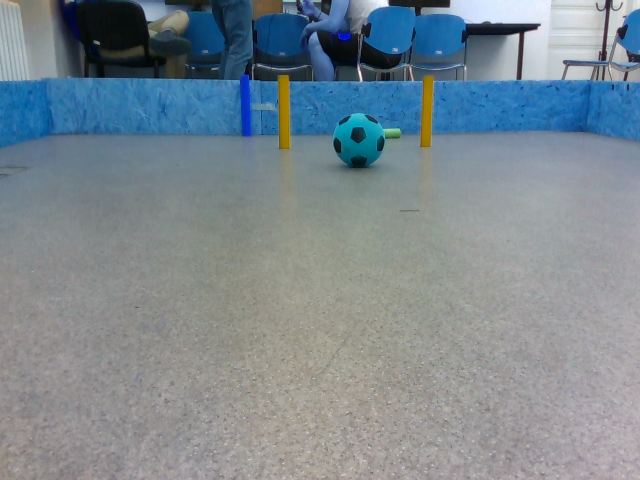
#> input picture robolab_turtlebot/obr.png, 640 x 480 px, found by its file name
$ python tube_seg.py
#> lines starting #> are read from the running program, lines starting #| are printed output that depends on the picture; after the words box and inside, x2 and y2 are one past the last pixel; in counts of white or black regions, pixels touching at a corner belong together
### image_seg.py
## File with funcitons used for image segmentation
import cv2
import numpy as np

# color table [lower,higher] boundary for bright and dark conditions
color_table_bright = {
    "green" : [
        np.array([35, 80, 80]),
        np.array([85, 255, 255])
        ],
    "blue" : [
        np.array([78, 130, 80]),
        np.array([138, 255, 255])],
    "red" : [
        np.array([0, 100, 100]),
        np.array([8, 255, 255]),
        np.array([172,100,100]),
        np.array([179,255,255])
        ],
}

color_table_dark = {
    "green" : [
        np.array([35, 50, 50]),
        np.array([85, 255, 255])
        ],
    "blue" : [
        np.array([78, 130, 50]),
        np.array([138, 255, 255])
        ],
    "red" : [
        np.array([0, 80, 65]),
        np.array([8, 255, 255]),
        np.array([172,80,65]),
        np.array([179,255,255])
        ],
}


def get_overall_bright(hsv):
    """
    function returns overall brigthnes of image
    from HSV color space
    """
    # add up all the pixel values in V channel
    value = np.sum(hsv[:,:, 2])
    # multiply height and width
    pxl = hsv.shape[0] * hsv.shape[1]
    average_value = round(value/pxl,3)
    return average_value

# [10 lines left out: function gamma_correction, not called in this run]


def clear_mask(mask, r, c, x_len, y_len):
    """
    clearing mask
    should only be called if the item should not be segmented
    """
    for i in range(y_len):
        for j in range(x_len):
            mask[r + i][c + j] = 0

def is_tube(hg, wd):
    """
    bool value
    returns true if it is tube, else it returns false
    based on width and length parameters
    """
    return  min(hg, wd) != 0 \
            and (hg/wd > 3 and hg/wd < 8)


def check_prop_circle(x_len, y_len):
    """
    checks if the item is circle shaped based on width and length
    return true if it is NOT
    """
    return max(x_len,y_len)/min(x_len,y_len) > 2

# [7 lines left out: function check_rect_circ, not called in this run]

def masking_img(img, color, bright):
    """
    Function for masking the image based on color
    It makes color boundaries and returns mask of required color
    """
    if color != "red":
        if bright < 120:
            lower_bound, upper_bound = color_table_dark[color]
        else:
            lower_bound, upper_bound = color_table_bright[color]

        # Masking colour - where it is in bounds -> sets 1
        full_mask = cv2.inRange(img, lower_bound, upper_bound)

    else:
        # lower boundary RED color range values; Hue (0 - 10)
        # upper boundary RED color range values; Hue (160 - 180)
        if bright < 120:
            lower1, upper1, lower2, upper2 = color_table_dark["red"]
        else:
            lower1, upper1, lower2, upper2 = color_table_bright["red"]
        lower_mask = cv2.inRange(img, lower1, upper1)
        upper_mask = cv2.inRange(img, lower2, upper2)

        full_mask = lower_mask + upper_mask

    return full_mask

### yellow_reading.py
# from robolab_turtlebot import Turtlebot, Rate, get_time

# from robolab_turtlebot import Turtlebot
import numpy as np
import cv2
import image_seg as im
import objects as obj
# turtle = Turtlebot()


# img = turtle.get_rgb_image()
def ball_segmentation(hsv, avg_bright, point_c):

    # Creating sets for yellow color

    if avg_bright < 120:
        lower_yellow = np.array([18, 50, 50])
        upper_yellow = np.array([30, 255, 255])
    else:
        # Chnged thresh holds from 20,30
        lower_yellow = np.array([22, 80, 80])
        upper_yellow = np.array([28, 255, 255])

    # Masking yellow - where it is in bounds -> sets 1
    mask = cv2.inRange(hsv, lower_yellow, upper_yellow)


    # Doing bitwise AND between img and mask -> getting yellow parts of the img
    # yellow_regions = cv2.bitwise_and(img,img, mask= mask)
    out = cv2.connectedComponentsWithStats(mask)
    # print(out[0], "\n --next-- \n",out[2], "\n --next-- \n", out[3])
    # Getting countours


    for i in range(1, len(out[2])):
        c, r, x_len, y_len, area = out[2][i]
        if ((area < 500) or (r + y_len < 80)):
            pass
            im.clear_mask(mask, r, c, x_len, y_len)
        elif ( im.check_prop_circle(x_len, y_len)):
            im.clear_mask(mask, r, c, x_len, y_len)


    out = cv2.connectedComponentsWithStats(mask)

    contours, hierarchy = cv2.findContours(mask, cv2.RETR_EXTERNAL, cv2.CHAIN_APPROX_NONE)

    # Find the convex hull object for each contour
    hull_list = []
    ball = None
    for i in range(len(contours)):
        c, r, x_len, y_len, area = out[2][-i-1]
        hull = cv2.convexHull(contours[i])
        rect = cv2.boundingRect(contours[i])
        rect_length, rect_width = rect[3], rect[2]
        circ = cv2.minEnclosingCircle(contours[i])
        circ_r = circ[1]
        if im.check_rect_circ(rect_width, rect_length, circ_r):
            x,y  = out[3][-i-1]
            hull_list.append(hull)
            ball = obj.Object("yellow", x ,y, point_c)
        else:
            im.clear_mask(mask, r, c, x_len, y_len)
            pass

    # [17 lines of commented-out code are left out]
    return mask, ball


##  ISSUES
# Ball is too close to the robot - half of it is seen, cannot find it - 17, 18, 56
# Ball is behind a tube, its is halved on photo, so it is refused due to height and width ratio - 24, 32, 35, 43,
# Sometimes there is distortion around the ball, it breaks its parameters of counters and it is refused due to being too much rectangle - 29, 55, 19
# If there is not enough light in the room, threshhold is fucked. --  lower_yellow = np.array([18, 50, 50]) this works for lower light level -58, 45, 46, 49,

# [6 lines that do not run on import are left out]

### tube_seg.py
# Segmentation of tubes of different colours

import numpy as np
import cv2
import image_seg as im
import objects as obj
import yellow_reading as bRead

def color_tube_segmentation(hsv, color, avg_bright, point_c):
    """
    Fucntion which segments tube according to selected color
    Firstly it is filtrated by color into mask, then small sized
    components are filtered out. Lastly the propotions are checked.

    Returns array of objects with defined atributes (see objects.py)
    """
    # Masking image
    mask = im.masking_img(hsv,color, avg_bright)

    # Get stats of segmented components after color masking
    out = cv2.connectedComponentsWithStats(mask)

    # Removing components smaller than defined area or ones that are too high
    for i in range(1, len(out[2])):
        c, r, x_len, y_len, area = out[2][i]
        if ((area < 300) or (r + y_len < 80)):
            pass
            im.clear_mask(mask, r, c, x_len, y_len)
        else:
            # rem_out.append(out[2][i])
            pass
    # rem_out = rem_out[::-1]

    # Getting stats of componets that are remaining
    out = cv2.connectedComponentsWithStats(mask)

    contours, hierarchy = cv2.findContours(mask, cv2.RETR_EXTERNAL, cv2.CHAIN_APPROX_NONE)

    hull_list = []
    object_list = []
    # Find the convex hull object for each contour
    for i in range(len(contours)):
        c, r, x_len, y_len, area = out[2][-i-1]
        hull = cv2.convexHull(contours[i])
        rect = cv2.boundingRect(contours[i])
        rect_length, rect_width = rect[3], rect[2]
        if not (im.is_tube(rect_length, rect_width)):
            im.clear_mask(mask, r, c, x_len, y_len)
        else:
            x,y  = out[3][-i-1]
            object_list.append(obj.Object(color, x, y, point_c))
            hull_list.append(hull)


    ## Creating windows with images


    # cv2.destroyAllWindows()
    return mask, object_list


def segment_all(img, point_c = []):
    """
    Function segments all possible colors and ball separatly.
    On each color is called function for tube segmentation accroding to color.
    Afterwards the ball is segmented

    Returns array of objects with defined atributes (see objects.py)
    """
    hsv = cv2.cvtColor(img, cv2.COLOR_BGR2HSV)
    # hsv = cv2.cvtColor(img, cv2.COLOR_RGB2HSV)
    bright = im.get_overall_bright(hsv)
    colors = ["blue", "red", "green"]
    mask = []
    objects = []
    # going threw colors
    for color in colors:
        new_mask, new_obj = color_tube_segmentation(hsv, color, bright, point_c)
        if len(mask) == 0:
            mask = new_mask
            objects = new_obj
        else:
            mask = mask + new_mask
            objects.extend(new_obj)
    mask_ball, ball = bRead.ball_segmentation(hsv, bright, point_c)

    if ball is not None:
        mask = mask + mask_ball
        objects.append(ball)

    # cv2.imshow('img',img)
    # cv2.imshow('mask2',mask)

    # k = cv2.waitKey(5000) & 0xFF

    return objects, mask

##  ISSUES
# aligning tubes - 33! ,34, 35, 48, 50, 52 - not a big problem
# fallen tubes - 42!, 43!, 44! - not a big problem
# brightness - 43, 44, 45!, 46!, 48!, 49, 50, 51, 52 - not a big problem

# false positives - 55 - could be problem
# too far - 58 - not a problem
# too close - 25 - is problem

## TODO
"""
- low brigthness for red
- issues with segmentetation
- linking to pointcloud
"""

if __name__ == '__main__':
    img = cv2.imread("C:\Skola\FEL\\4. Semestr\LAR\\robolab_turtlebot\obr.png")
#> img is the input picture: shape (480, 640, 3); mean B, G, R 144.4, 136.5, 123.9

    segment_all(img)
#> in segment_all, `hsv = cv2.cvtColor(img, cv2.COLOR_BGR2HSV)`: hsv: shape (480, 640, 3); mean H, S, V 81.4, 51.8, 148.6
#> in get_overall_bright, `value = np.sum(hsv[:,:, 2])`: value = 45647820
#> in get_overall_bright, `average_value = round(value/pxl,3)`: average_value = 148.6
#> the loop in segment_all, `for color in colors:` made 3 passes
#> pass 1, in masking_img, `full_mask = cv2.inRange(img, lower_bound, upper_bound)`:
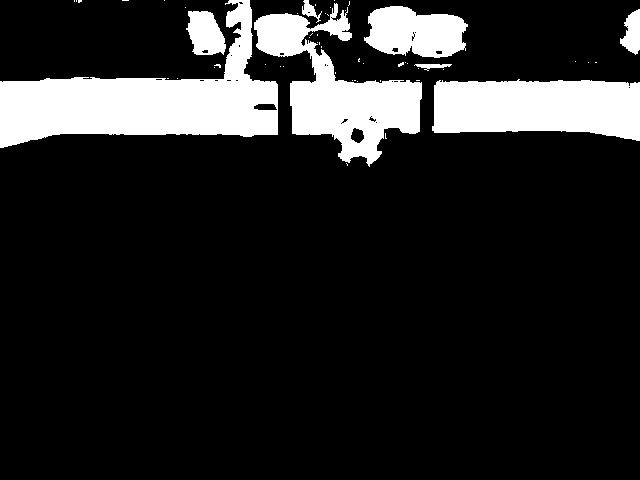
#> full_mask: shape (480, 640); 14.7% white; 53 white regions (45 under 20 px), largest, box (x1, y1, x2, y2) and area: (0, 0, 278, 148) 17270, (254, 3, 422, 167) 10830, (432, 79, 640, 141) 10644
#> pass 3, in masking_img (call 3), `full_mask = cv2.inRange(img, lower_bound, upper_bound)`:
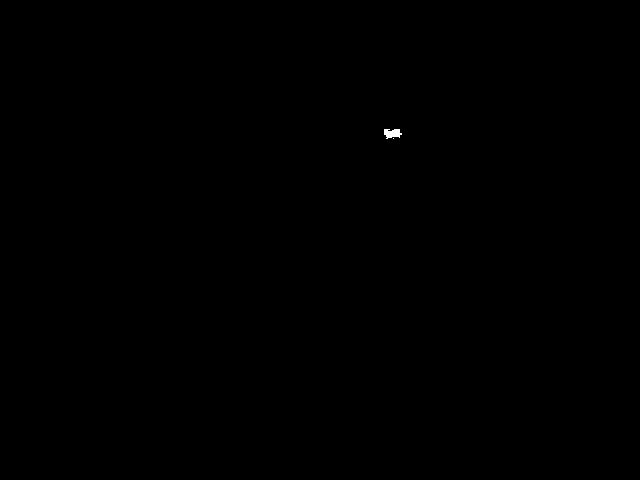
#> full_mask: shape (480, 640); 0.04% white; 2 white regions (1 under 20 px), largest, box (x1, y1, x2, y2) and area: (384, 129, 402, 139) 128
#> after the loop in segment_all, `for color in colors:`: objects = []
#> in ball_segmentation, `mask = cv2.inRange(hsv, lower_yellow, upper_yellow)`:
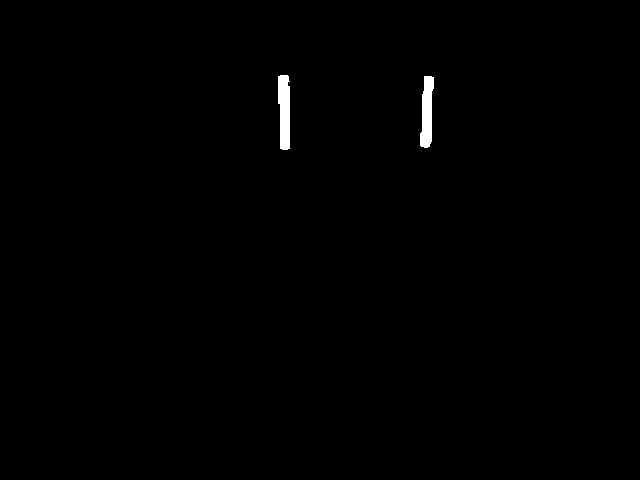
#> mask: shape (480, 640); 0.49% white; 2 white regions, box (x1, y1, x2, y2) and area: (278, 75, 290, 150) 787, (420, 76, 434, 148) 727
#> the loop in ball_segmentation, `for i in range(1, len(out[2])):` made 2 passes
#> (c, r, x_len, y_len, area) on passes 1 to 2: (278, 75, 12, 75, 787), (420, 76, 14, 72, 727)
